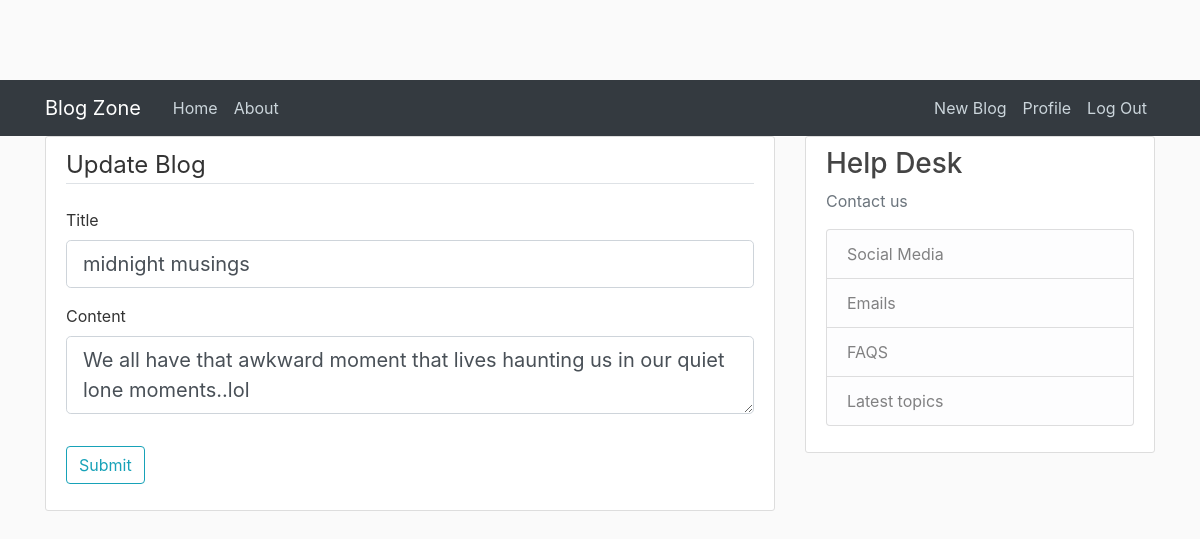
Page /blog/7/update (signed in) on the committed database.
### app/models.py (models this page shows, shortened)
class Post(db.Model):
  id =db.Column(db.Integer,primary_key= True)
  title =db.Column(db.String(100),nullable= False)
  date_posted =db.Column(db.DateTime,nullable= False,default=datetime.utcnow)
  content =db.Column(db.Text,nullable= False)
  user_id= db.Column(db.Integer,db.ForeignKey('user.id'),nullable=False)

### app/posts/views.py (the view)
@posts.route('/blog/<int:post_id>/update',methods=['GET','POST'])
@login_required
def blog_update(post_id):
  post =Post.query.get_or_404(post_id)
  if post.author != current_user:
    abort(403)
  form=BlogForm()
  if form.validate_on_submit():
    post.title= form.title.data
    post.content= form.content.data
    db.session.commit()
    flash('Update successful','success')
    return redirect(url_for('posts.blog',post_id=post.id))
  elif request.method =='GET':
    form.title.data=post.title
    form.content.data=post.content
  return render_template("NewBlog.html",title= "Update Blog",form=form,legend='Update Blog')

### app/posts/forms.py
class BlogForm(FlaskForm):
  title = StringField('Title',validators=[Required()])
  content = TextAreaField('Content',validators=[Required()])
  submit = SubmitField('Submit')

### app/models.py (called while the page is built)
@login_manager.user_loader
def load_user(user_id):
  return User.query.get(int(user_id))

### app/templates/NewBlog.html (shortened to what this page needs)
{% extends "base.html" %}
{% block content %}
<div class="content-section">
  <form method="POST" action="">
    <fieldset class="form-group">
      <legend class="border-bottom mb-4">{{legend}}</legend>
      <div class="form-group">
        {{ form.title.label(class="form-control-label") }}
        {% if form.title.errors %}
        {{ form.title(class="form-control form-control-lg is-invalid") }}
        <div class="invalid-feedback">
          {% for error in form.title.errors %}
          <span>{{ error }}</span>
          {% endfor %}
        </div>
        {% else %}
        {{ form.title(class="form-control form-control-lg") }}
        {% endif %}
      </div>
      <div class="form-group">
        {{ form.content.label(class="form-control-label") }}
        {% if form.content.errors %}
        {{ form.content(class="form-control form-control-lg is-invalid") }}
        <div class="invalid-feedback">
          {% for error in form.content.errors %}
          <span>{{ error }}</span>
          {% endfor %}
        </div>
        {% else %}
        {{ form.content(class="form-control form-control-lg") }}
        {% endif %}
      </div>
    </fieldset>
    <div class="form-group">
      {{ form.submit(class="btn btn-outline-info") }}
    </div>
  </form>
</div>
{% endblock %}

### app/static/styles.css (style rules this page uses)
body { background: #fafafa; color: #333333; margin-top: 5rem; }
.content-section { background: #ffffff; padding: 10px 20px; border: 1px solid #dddddd; border-radius: 3px; margin-bottom: 20px; }

### rows in the picture
Post: title "midnight musings", content "We all have that awkward moment that lives haunting us in our quiet lone moments..lol"

### other values in the picture
{{ legend }} "Update Blog"
